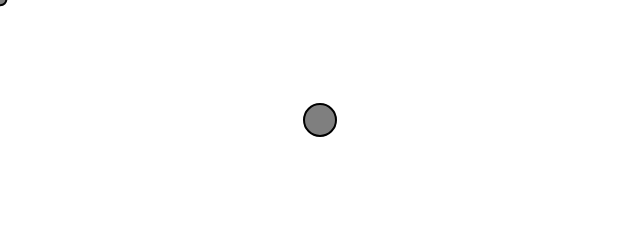
Frame 1 (no input)
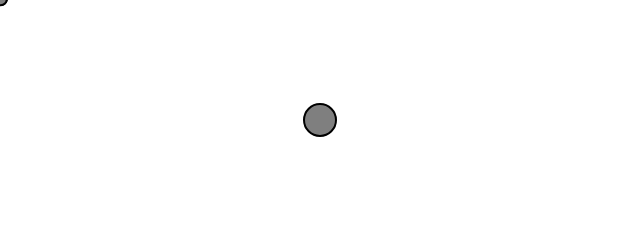
Frame 60 (no input)
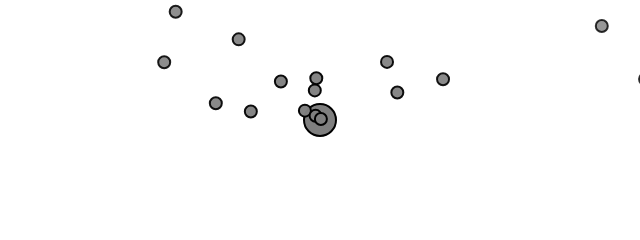
Frame 120 (the mouse pressed at the canvas centre since frame 60)

The p5.js sketch that drew these frames (run headless with seeded random() and noise() and a simulated clock; from frame 60 on, the mouse is pressed at the canvas centre):

// p5.js sketch
// ── sketch.js
// The Nature of Code
// Daniel Shiffman
// http://natureofcode.com

let ps;
let repeller;

function setup() {
  createCanvas(640, 240);
  ps = new ParticleSystem(width / 2, 50);
  repeller = new Repeller(width / 2, height / 2);
}

function draw() {
  background(255);
  ps.addParticle(mouseX, mouseY);

  // Apply gravity force to all Particles
  let gravity = createVector(0, 0.02);
  ps.applyForce(gravity);
  ps.applyRepeller(repeller);

  repeller.show();
  ps.run();

}
// ── emitter.js
//{!1} The Emitter manages all the particles.
class Emitter {

  constructor(x, y) {
    this.origin = createVector(x, y);
    this.particles = [];
  }

  addParticle() {
    this.particles.push(new Particle(this.origin.x, this.origin.y));
  }

  applyForce(force) {
    //{!3} Applying a force as a p5.Vector
    for (let particle of this.particles) {
      particle.applyForce(force);
    }
  }

  applyRepeller(repeller) {
    //{!4} Calculating a force for each Particle based on a Repeller
    for (let particle of this.particles) {
      let force = repeller.repel(particle);
      particle.applyForce(force);
    }
  }

  run() {
    for (let i = this.particles.length - 1; i >= 0; i--) {
      const particle = this.particles[i];
      particle.run();
      if (particle.isDead()) {
        this.particles.splice(i, 1);
      }
    }
  }
}
// ── particle.js
// The Nature of Code
// Daniel Shiffman
// http://natureofcode.com

// Simple Particle System

// A simple Particle class

class Particle {
  constructor(x, y) {
    this.position = createVector(x, y);
    this.velocity = createVector(random(-1, 1), random(-1, 0));
    this.acceleration = createVector(0, 0);
    this.lifespan = 255.0;
  }

  run() {
    this.update();
    this.display();
  }

  applyForce(f) {
    this.acceleration.add(f);
  }

  // Method to update position
  update() {
    this.velocity.add(this.acceleration);
    this.position.add(this.velocity);
    this.lifespan -= 2;

    this.velocity.limit(5);
  }

  // Method to display
  display() {
    stroke(0, this.lifespan);
    strokeWeight(2);
    fill(127, this.lifespan);
    circle(this.position.x, this.position.y, 12);
  }

  // Is the particle still useful?
  isDead() {
    if (this.lifespan < 0.0) {
      return true;
    } else {
      return false;
    }
  }
}
// ── particle_system.js
// The Nature of Code
// Daniel Shiffman
// http://natureofcode.com

class ParticleSystem {
  constructor(x, y) {
    this.origin = createVector(x, y);
    this.particles = [];
  }

  addParticle(x, y) {
    if (x !== undefined && y !== undefined) {
      this.particles.push(new Particle(x, y));
    } else {
      this.particles.push(new Particle(this.origin.x, this.origin.y));
    }
  }

  run() {
    // Run every particle
    // ES6 for..of loop
    for (let particle of this.particles) {
      particle.run();
    }

    // Filter removes any elements of the array that do not pass the test
    this.particles = this.particles.filter((particle) => !particle.isDead());
  }

  // A function to apply a force to all Particles
  applyForce(f) {
    for (let particle of this.particles) {
      particle.applyForce(f);
    }
  }

  applyRepeller(r) {
    for (let particle of this.particles) {
      let force = r.repel(particle);
      particle.applyForce(force);
    }
  }
}

// ── repeller.js
class Repeller {
  constructor(x, y) {    
    this.position = createVector(x, y);
    //{!1} How strong is the repeller?
    this.power = 100;
  }

  show() {
    stroke(0);
    strokeWeight(2);
    fill(127);
    circle(this.position.x, this.position.y, 32);
  }

  repel(particle) {
    //{!6 .code-wide} This is the same repel algorithm we used in Chapter 2: forces based on gravitational attraction.
    let force = p5.Vector.sub(this.position, particle.position);
    let distance = force.mag();
    distance = constrain(distance, 5, 50);
    let strength = -1 * this.power / (distance * distance);
    force.setMag(strength);
    return force;
  }
}
